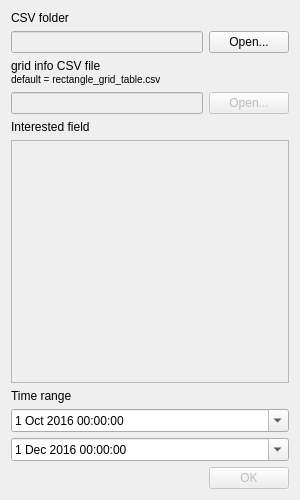
<?xml version="1.0" encoding="UTF-8"?>
<ui version="4.0">
 <class>csvdiag</class>
 <widget class="QDialog" name="csvdiag">
  <property name="geometry">
   <rect>
    <x>0</x>
    <y>0</y>
    <width>300</width>
    <height>500</height>
   </rect>
  </property>
  <property name="minimumSize">
   <size>
    <width>300</width>
    <height>500</height>
   </size>
  </property>
  <property name="maximumSize">
   <size>
    <width>300</width>
    <height>500</height>
   </size>
  </property>
  <property name="windowTitle">
   <string>Select Dataset</string>
  </property>
  <layout class="QGridLayout" name="gridLayout">
   <item row="4" column="0">
    <widget class="QLabel" name="label_3">
     <property name="text">
      <string>&lt;html&gt;&lt;head/&gt;&lt;body&gt;&lt;p&gt;Interested field&lt;/p&gt;&lt;/body&gt;&lt;/html&gt;</string>
     </property>
    </widget>
   </item>
   <item row="5" column="0">
    <widget class="QListWidget" name="listcheckbox">
     <property name="enabled">
      <bool>false</bool>
     </property>
     <property name="modelColumn">
      <number>0</number>
     </property>
    </widget>
   </item>
   <item row="9" column="0">
    <widget class="QDialogButtonBox" name="buttonBox">
     <property name="enabled">
      <bool>false</bool>
     </property>
     <property name="orientation">
      <enum>Qt::Horizontal</enum>
     </property>
     <property name="standardButtons">
      <set>QDialogButtonBox::Ok</set>
     </property>
    </widget>
   </item>
   <item row="1" column="0">
    <layout class="QHBoxLayout" name="horizontalLayout_2" stretch="0,0">
     <property name="spacing">
      <number>6</number>
     </property>
     <item>
      <widget class="QLineEdit" name="csvpath">
       <property name="enabled">
        <bool>false</bool>
       </property>
      </widget>
     </item>
     <item>
      <widget class="QPushButton" name="openfolder">
       <property name="text">
        <string>Open...</string>
       </property>
      </widget>
     </item>
    </layout>
   </item>
   <item row="7" column="0">
    <widget class="QDateTimeEdit" name="time_start">
     <property name="dateTime">
      <datetime>
       <hour>0</hour>
       <minute>0</minute>
       <second>0</second>
       <year>2016</year>
       <month>10</month>
       <day>1</day>
      </datetime>
     </property>
     <property name="date">
      <date>
       <year>2016</year>
       <month>10</month>
       <day>1</day>
      </date>
     </property>
     <property name="calendarPopup">
      <bool>true</bool>
     </property>
    </widget>
   </item>
   <item row="8" column="0">
    <widget class="QDateTimeEdit" name="time_end">
     <property name="date">
      <date>
       <year>2016</year>
       <month>12</month>
       <day>1</day>
      </date>
     </property>
     <property name="calendarPopup">
      <bool>true</bool>
     </property>
    </widget>
   </item>
   <item row="2" column="0">
    <widget class="QLabel" name="label">
     <property name="text">
      <string>&lt;html&gt;&lt;head/&gt;&lt;body&gt;&lt;p&gt;grid info CSV file&lt;br/&gt;&lt;small&gt;default = rectangle_grid_table.csv&lt;/small&gt;&lt;/p&gt;&lt;/body&gt;&lt;/html&gt;</string>
     </property>
    </widget>
   </item>
   <item row="3" column="0">
    <layout class="QHBoxLayout" name="horizontalLayout">
     <item>
      <widget class="QLineEdit" name="gridpath">
       <property name="enabled">
        <bool>false</bool>
       </property>
      </widget>
     </item>
     <item>
      <widget class="QPushButton" name="opengridcsv">
       <property name="enabled">
        <bool>false</bool>
       </property>
       <property name="text">
        <string>Open...</string>
       </property>
      </widget>
     </item>
    </layout>
   </item>
   <item row="0" column="0">
    <widget class="QLabel" name="label_2">
     <property name="text">
      <string>CSV folder</string>
     </property>
    </widget>
   </item>
   <item row="6" column="0">
    <widget class="QLabel" name="label_4">
     <property name="text">
      <string>Time range</string>
     </property>
    </widget>
   </item>
  </layout>
 </widget>
 <resources/>
 <connections>
  <connection>
   <sender>buttonBox</sender>
   <signal>accepted()</signal>
   <receiver>csvdiag</receiver>
   <slot>accept()</slot>
   <hints>
    <hint type="sourcelabel">
     <x>248</x>
     <y>254</y>
    </hint>
    <hint type="destinationlabel">
     <x>157</x>
     <y>274</y>
    </hint>
   </hints>
  </connection>
  <connection>
   <sender>buttonBox</sender>
   <signal>rejected()</signal>
   <receiver>csvdiag</receiver>
   <slot>reject()</slot>
   <hints>
    <hint type="sourcelabel">
     <x>316</x>
     <y>260</y>
    </hint>
    <hint type="destinationlabel">
     <x>286</x>
     <y>274</y>
    </hint>
   </hints>
  </connection>
 </connections>
</ui>
